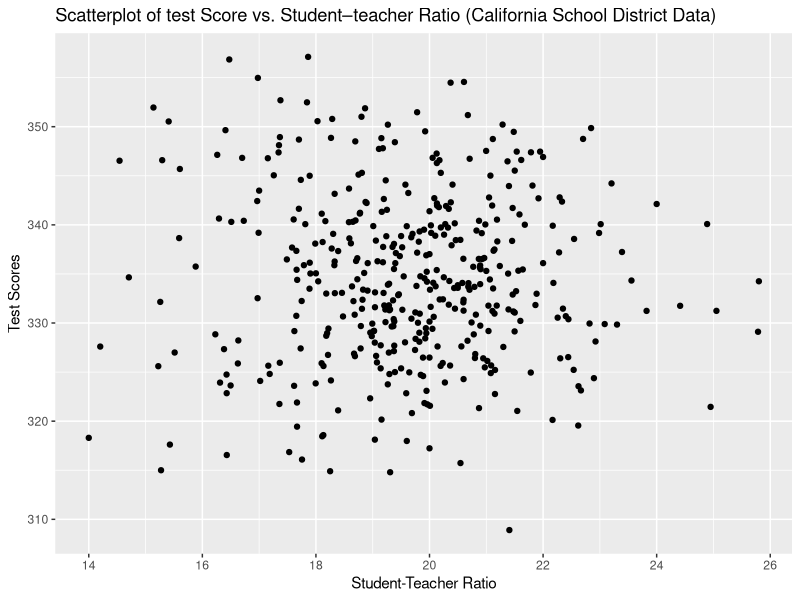

The R script that drew this image:
## ---- chunk 1
library(AER) 
data(package = "AER")
data('CASchools', package = "AER")
CASchools
## ---- chunk 2
library(tidyverse)
as_tibble(CASchools) -> caschools
caschools
## ---- chunk 3
#| echo: false
# create new variables "str" and "testscr".
caschools %>% 
  mutate(str = students/teachers,
         testscr = (english+math)/2) -> caschools

# summary table 
caschools %>% 
  pivot_longer(cols = c(str, testscr), names_to = "variables", values_to = "value") %>% 
  group_by(variables) %>% 
  summarise(Average = mean(value),
            `Standard Deviation` = sd(value),
            `Percentile 10%` = quantile(value, 0.1),
            `Percentile 25%` = quantile(value, 0.25),
            Median = quantile(value, 0.5),
            `Percentile 75%` = quantile(value, 0.75)) 
## ---- chunk 4
#| code-fold: true
# Create new variables "str" and "testscr".
caschools %>% 
  mutate(str = students/teachers,
         testscr = (english+math)/2) -> caschools
caschools
## ---- chunk 5
#| code-fold: true
# summarize
caschools %>% 
  pivot_longer(cols = c(str, testscr), names_to = "variables", values_to = "value") %>% 
  group_by(variables) %>% 
  summarise(Average = mean(value),
            `Standard Deviation` = sd(value),
            `Percentile 10%` = quantile(value, 0.1),
            `Percentile 25%` = quantile(value, 0.25),
            Median = quantile(value, 0.5),
            `Percentile 75%` = quantile(value, 0.75))
## ---- chunk 6
#| code-fold: true
 
caschools %>% 
  ggplot(aes(x = str, y = testscr))+
  geom_point()+
  labs(x = "Student-Teacher Ratio",
       y = "Test Scores",
       title = 'Scatterplot of test Score vs. Student–teacher Ratio (California School District Data)')
